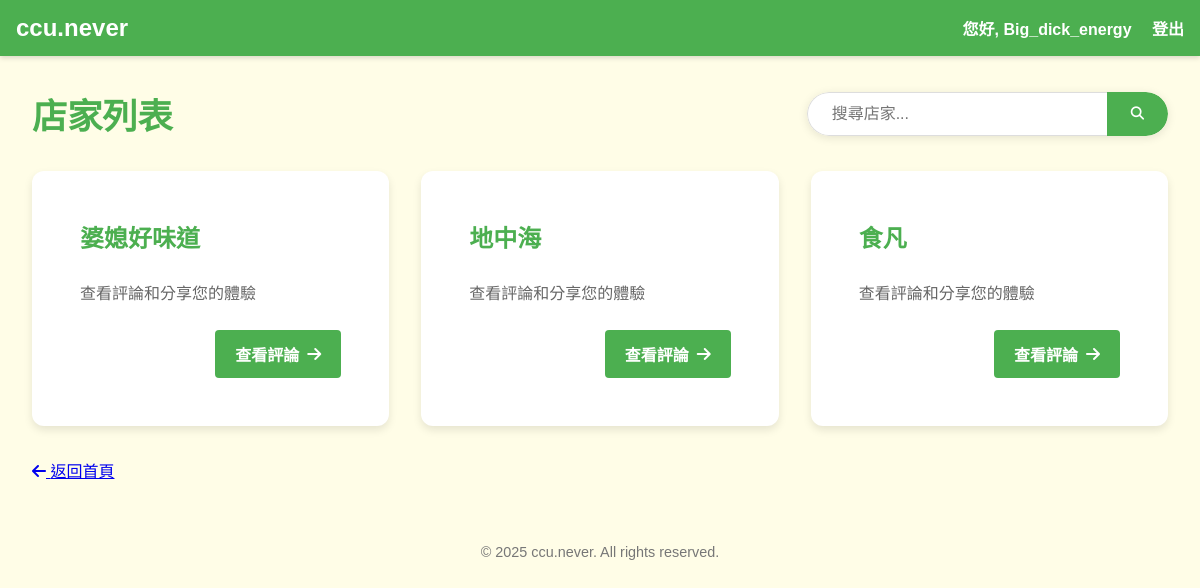
Screenshot of /establishments (signed in) with the database file from the repository.
### app.py (models this page shows)
class Establishment(db.Model):
    id = db.Column(db.Integer, primary_key=True)
    name = db.Column(db.String(100), unique=True, nullable=False)

### app.py (the view)
@app.route("/establishments")
def list_establishments():
    search_query = request.args.get('search', '')
    if search_query:
        establishments = Establishment.query.filter(Establishment.name.ilike(f"%{search_query}%")).all()
    else:
        establishments = Establishment.query.all()
    return render_template("establishments.html", establishments=establishments, search_query=search_query)

### templates/establishments.html (shortened to what this page needs)
<!DOCTYPE html>
<html lang="zh-TW">
  <head>
    <link rel="stylesheet" href="{{ url_for('static', filename='styles/main.css') }}">
    <link rel="stylesheet" href="https://cdnjs.cloudflare.com/ajax/libs/font-awesome/6.4.0/css/all.min.css">
  </head>
  <body>
    <nav class="navbar">
      <a href="{{ url_for('home') }}" class="logo">ccu.never</a>
      <div class="nav-links">
        {% if session['user_id'] %}
          <span>您好, {{ session['username'] }}</span>
          <a href="{{ url_for('logout') }}">登出</a>
        {% else %}
          <a href="{{ url_for('login') }}">登入</a>
          <a href="{{ url_for('register') }}">註冊</a>
        {% endif %}
      </div>
    </nav>
    <div class="establishments-page">
      <div class="establishments-header">
        <h1>店家列表</h1>
        <div class="search-container">
          <form action="{{ url_for('list_establishments') }}" method="GET">
            <div class="search-input-container">
              <input type="text" name="search" placeholder="搜尋店家..." value="{{ search_query }}">
              <button type="submit" class="search-button">
                <i class="fas fa-search"></i>
              </button>
            </div>
          </form>
        </div>
      </div>
      {% if establishments %}
        <div class="establishments-grid">
          {% for est in establishments %}
            <div class="establishment-card">
              <div class="card-content">
                <h2>{{ est.name }}</h2>
                <p class="est-desc">查看評論和分享您的體驗</p>
                <a href="{{ url_for('show_establishment', est_id=est.id) }}" class="view-btn">
                  查看評論 <i class="fas fa-arrow-right"></i>
                </a>
              </div>
            </div>
          {% endfor %}
        </div>
      {% endif %}
      <div class="back-link">
        <a href="{{ url_for('home') }}">
          <i class="fas fa-arrow-left"></i> 返回首頁
        </a>
      </div>
    </div>
    <footer>
      <p>© 2025 ccu.never. All rights reserved.</p>
    </footer>
  </body>
</html>

### static/styles/main.css (style rules this page uses)
* { box-sizing: border-box; }
html, body { margin: 0; padding: 0; font-family: "Noto Sans TC", "Microsoft JhengHei", sans-serif; color: #333; }
body { background-color: #FFFDE7; min-height: 100vh; overflow-y: scroll; }
:root { --color-primary: #FFC107; --color-secondary: #4CAF50; --color-bg: #F5F5F5; --color-accent: #FF5722; --color-text-dark: #333; --color-text-light: #fff; --navbar-height: 56px; --card-shadow: 0 4px 8px rgba(0, 0, 0, 0.1); --card-radius: 12px; --heart-color: #ff2d55; }
.navbar { position: sticky; top: 0; width: 100%; z-index: 999; display: flex; justify-content: space-between; align-items: center; background: var(--color-secondary); padding: 0.75rem 1rem; box-shadow: 0 2px 5px rgba(0, 0, 0, 0.15); height: var(--navbar-height); }
.navbar .logo { font-size: 1.5rem; font-weight: bold; color: var(--color-text-light); text-decoration: none; }
.navbar .nav-links a, .navbar .nav-links span { color: var(--color-text-light); text-decoration: none; margin-left: 1rem; font-weight: 600; }
footer { padding: 1rem; text-align: center; font-size: 0.9rem; color: #777; margin-top: 0; }
.back-link { margin-top: 2rem; }
.establishments-grid { display: grid; grid-template-columns: repeat(auto-fill, minmax(300px, 1fr)); gap: 1.5rem; margin-bottom: 2rem; }
.establishment-card { background: #f8f9fa; border-radius: 8px; padding: 1.5rem; transition: transform 0.3s, box-shadow 0.3s; }
.establishment-card a { text-decoration: none; }
.establishment-card h2 { color: var(--color-secondary); margin: 0; font-size: 1.3rem; transition: color 0.3s; }
.establishments-page { max-width: 1200px; margin: 0 auto; padding: 2rem; }
.establishments-header { display: flex; justify-content: space-between; align-items: center; margin-bottom: 2rem; flex-wrap: wrap; }
.establishments-header h1 { color: var(--color-secondary); margin: 0; font-size: 2.2rem; }
.search-container { margin-left: auto; }
.search-input-container { display: flex; border-radius: 30px; overflow: hidden; box-shadow: 0 2px 10px rgba(0, 0, 0, 0.1); }
.search-input-container input { border: 1px solid #ddd; border-right: none; padding: 0.75rem 1.5rem; width: 300px; border-radius: 30px 0 0 30px; font-size: 1rem; }
.search-button { background: var(--color-secondary); color: white; border: none; padding: 0.75rem 1.5rem; cursor: pointer; border-radius: 0 30px 30px 0; transition: background-color 0.3s; }
.establishments-grid { display: grid; grid-template-columns: repeat(auto-fill, minmax(320px, 1fr)); gap: 2rem; }
.establishment-card { background: white; border-radius: var(--card-radius); box-shadow: var(--card-shadow); overflow: hidden; transition: transform 0.3s, box-shadow 0.3s; display: flex; flex-direction: column; }
.card-content { padding: 1.5rem; display: flex; flex-direction: column; flex-grow: 1; }
.establishment-card h2 { color: var(--color-secondary); margin-top: 0; margin-bottom: 0.75rem; font-size: 1.5rem; }
.est-desc { color: #666; margin-bottom: 1.5rem; line-height: 1.5; flex-grow: 1; }
.view-btn { display: inline-flex; align-items: center; justify-content: center; gap: 0.5rem; background: var(--color-secondary); color: white; text-decoration: none; padding: 0.75rem 1.25rem; border-radius: 4px; font-weight: 600; transition: background-color 0.3s, transform 0.2s; align-self: flex-end; }

### rows the page displays
Establishment: name "婆媳好味道"
Establishment: name "地中海"
Establishment: name "食凡"

### other values shown
{{ session['username'] }} "Big_dick_energy"
